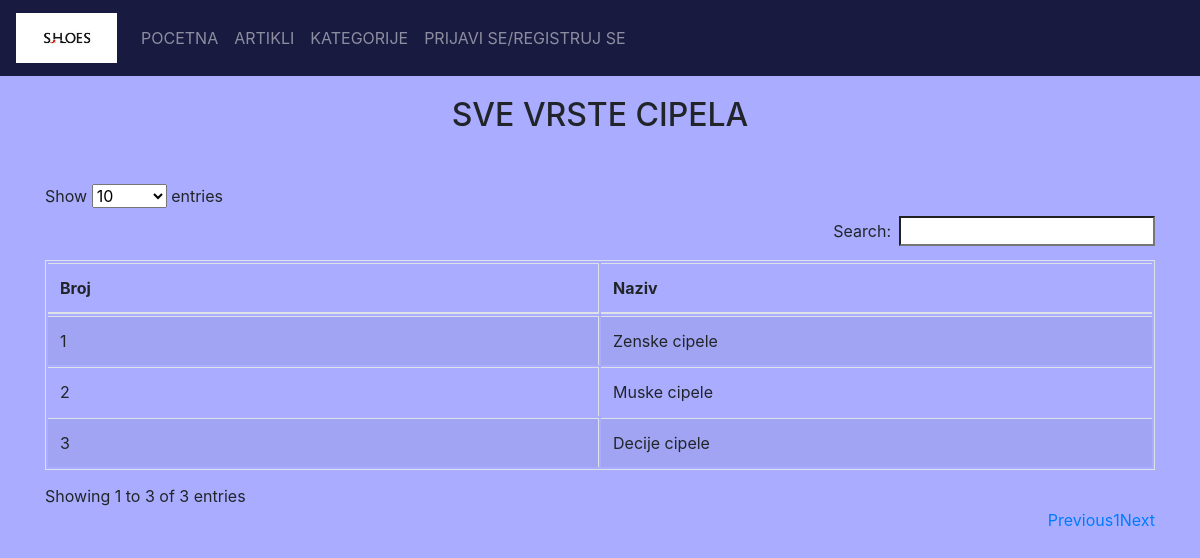
The app's page /kategorije.php with its own data.
### tables this page shows
CREATE TABLE `kategorije` (
  `broj` int(10) NOT NULL,
  `naziv` text NOT NULL
);

### kategorije.php (the view, shortened to what this page needs)
<!DOCTYPE html>
<html lang="en">
<head>
    <link rel="stylesheet" href="https://maxcdn.bootstrapcdn.com/bootstrap/4.0.0/css/bootstrap.min.css"
>
    <link rel="stylesheet" type="text/css" href="dataTables.bootstrap.min.css"/>
</head>
<body>
    <?php
    require "header.php";
    ?>
    <br><br><br><br>
    <h2 style="text-align:center">SVE VRSTE CIPELA</h2>
    <div class="container">
    <div class="table-responsive">
    <table id="tabela" class="table table-striped table-bordered table-hover">
        <thead>
            <tr>
                <th width="10%">Broj</th>
                <th width="10%">Naziv</th>
            </tr>
        </thead>
        <tbody>
        <?php
            require "connection.php";
            $query="SELECT * from `kategorije`";
            $result=mysqli_query($db,$query);
            while($data=mysqli_fetch_array($result)){
                echo '
                    <tr>
                        <td>'.$data['broj'].'</td>
                        <td>'.$data['naziv'].'</td>
                    </tr>
                ';
            }
        ?>
        </tbody>
    </table>
    </div>
    </div>
</body>
</html>

### kategorije.php (style rules this page uses)
body { background-color:#AAADFF; }
.container { margin-top:50px; }

### records on screen
kategorije: broj "1", naziv "Zenske cipele"
kategorije: broj "2", naziv "Muske cipele"
kategorije: broj "3", naziv "Decije cipele"
